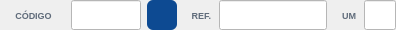
                  <widget class="QWidget" name="widget_12" native="true">
                   <property name="minimumSize">
                    <size>
                     <width>0</width>
                     <height>30</height>
                    </size>
                   </property>
                   <property name="maximumSize">
                    <size>
                     <width>16777215</width>
                     <height>30</height>
                    </size>
                   </property>
                   <property name="styleSheet">
                    <string notr="true"/>
                   </property>
                   <layout class="QHBoxLayout" name="horizontalLayout_12">
                    <property name="spacing">
                     <number>6</number>
                    </property>
                    <property name="leftMargin">
                     <number>0</number>
                    </property>
                    <property name="topMargin">
                     <number>0</number>
                    </property>
                    <property name="rightMargin">
                     <number>0</number>
                    </property>
                    <property name="bottomMargin">
                     <number>0</number>
                    </property>
                    <item>
                     <widget class="QLabel" name="label_30">
                      <property name="sizePolicy">
                       <sizepolicy hsizetype="Preferred" vsizetype="Preferred">
                        <horstretch>0</horstretch>
                        <verstretch>0</verstretch>
                       </sizepolicy>
                      </property>
                      <property name="minimumSize">
                       <size>
                        <width>65</width>
                        <height>0</height>
                       </size>
                      </property>
                      <property name="maximumSize">
                       <size>
                        <width>65</width>
                        <height>16777215</height>
                       </size>
                      </property>
                      <property name="font">
                       <font>
                        <pointsize>-1</pointsize>
                        <weight>75</weight>
                        <bold>true</bold>
                       </font>
                      </property>
                      <property name="styleSheet">
                       <string notr="true">border: none;
background: transparent;
color: #5f6b7a;
font-size: 9px;
font-weight: bold;
padding-left: 2px;</string>
                      </property>
                      <property name="text">
                       <string>CÓDIGO</string>
                      </property>
                      <property name="alignment">
                       <set>Qt::AlignCenter</set>
                      </property>
                     </widget>
                    </item>
                    <item>
                     <widget class="QLineEdit" name="line_Cod_Prod_Venda">
                      <property name="sizePolicy">
                       <sizepolicy hsizetype="Preferred" vsizetype="Preferred">
                        <horstretch>0</horstretch>
                        <verstretch>0</verstretch>
                       </sizepolicy>
                      </property>
                      <property name="minimumSize">
                       <size>
                        <width>70</width>
                        <height>0</height>
                       </size>
                      </property>
                      <property name="maximumSize">
                       <size>
                        <width>70</width>
                        <height>16777215</height>
                       </size>
                      </property>
                      <property name="font">
                       <font>
                        <pointsize>9</pointsize>
                       </font>
                      </property>
                      <property name="styleSheet">
                       <string notr="true">background-color: rgb(255, 255, 255);</string>
                      </property>
                      <property name="alignment">
                       <set>Qt::AlignCenter</set>
                      </property>
                     </widget>
                    </item>
                    <item>
                     <widget class="QPushButton" name="btn_Lupa_Prod">
                      <property name="sizePolicy">
                       <sizepolicy hsizetype="Preferred" vsizetype="Preferred">
                        <horstretch>0</horstretch>
                        <verstretch>0</verstretch>
                       </sizepolicy>
                      </property>
                      <property name="minimumSize">
                       <size>
                        <width>30</width>
                        <height>0</height>
                       </size>
                      </property>
                      <property name="maximumSize">
                       <size>
                        <width>30</width>
                        <height>16777215</height>
                       </size>
                      </property>
                      <property name="font">
                       <font>
                        <pointsize>10</pointsize>
                        <weight>75</weight>
                        <bold>true</bold>
                       </font>
                      </property>
                      <property name="cursor">
                       <cursorShape>PointingHandCursor</cursorShape>
                      </property>
                      <property name="layoutDirection">
                       <enum>Qt::LeftToRight</enum>
                      </property>
                      <property name="autoFillBackground">
                       <bool>false</bool>
                      </property>
                      <property name="styleSheet">
                       <string notr="true">QPushButton {
    background-color: #0d4a92;
    color: white;
    border: none;
    border-radius: 6px;
    padding: 0 5px;
    font-size: 10pt;
font-weight: bold;
}

QPushButton:hover {
    background-color: #1557a6;
}

QPushButton:pressed {
    background-color: #0a3b75;
}</string>
                      </property>
                      <property name="text">
                       <string/>
                      </property>
                      <property name="icon">
                       <iconset>
                        <normaloff>../arquivos/icones/lupa_branca.svg</normaloff>../arquivos/icones/lupa_branca.svg</iconset>
                      </property>
                      <property name="iconSize">
                       <size>
                        <width>25</width>
                        <height>25</height>
                       </size>
                      </property>
                      <property name="checkable">
                       <bool>false</bool>
                      </property>
                      <property name="autoDefault">
                       <bool>false</bool>
                      </property>
                      <property name="default">
                       <bool>false</bool>
                      </property>
                      <property name="flat">
                       <bool>false</bool>
                      </property>
                     </widget>
                    </item>
                    <item>
                     <widget class="QLabel" name="label_31">
                      <property name="sizePolicy">
                       <sizepolicy hsizetype="Fixed" vsizetype="Preferred">
                        <horstretch>0</horstretch>
                        <verstretch>0</verstretch>
                       </sizepolicy>
                      </property>
                      <property name="minimumSize">
                       <size>
                        <width>30</width>
                        <height>0</height>
                       </size>
                      </property>
                      <property name="maximumSize">
                       <size>
                        <width>30</width>
                        <height>16777215</height>
                       </size>
                      </property>
                      <property name="font">
                       <font>
                        <pointsize>-1</pointsize>
                        <weight>75</weight>
                        <bold>true</bold>
                       </font>
                      </property>
                      <property name="styleSheet">
                       <string notr="true">border: none;
background: transparent;
color: #5f6b7a;
font-size: 9px;
font-weight: bold;
padding-left: 2px;</string>
                      </property>
                      <property name="text">
                       <string>REF.</string>
                      </property>
                      <property name="alignment">
                       <set>Qt::AlignRight|Qt::AlignTrailing|Qt::AlignVCenter</set>
                      </property>
                     </widget>
                    </item>
                    <item>
                     <widget class="QLineEdit" name="line_Ref_Venda">
                      <property name="sizePolicy">
                       <sizepolicy hsizetype="Preferred" vsizetype="Preferred">
                        <horstretch>0</horstretch>
                        <verstretch>0</verstretch>
                       </sizepolicy>
                      </property>
                      <property name="font">
                       <font>
                        <pointsize>9</pointsize>
                       </font>
                      </property>
                      <property name="styleSheet">
                       <string notr="true">background-color: rgb(255, 255, 255);</string>
                      </property>
                      <property name="alignment">
                       <set>Qt::AlignCenter</set>
                      </property>
                      <property name="readOnly">
                       <bool>true</bool>
                      </property>
                     </widget>
                    </item>
                    <item>
                     <widget class="QLabel" name="label_35">
                      <property name="sizePolicy">
                       <sizepolicy hsizetype="Preferred" vsizetype="Preferred">
                        <horstretch>0</horstretch>
                        <verstretch>0</verstretch>
                       </sizepolicy>
                      </property>
                      <property name="minimumSize">
                       <size>
                        <width>25</width>
                        <height>0</height>
                       </size>
                      </property>
                      <property name="maximumSize">
                       <size>
                        <width>25</width>
                        <height>16777215</height>
                       </size>
                      </property>
                      <property name="font">
                       <font>
                        <pointsize>-1</pointsize>
                        <weight>75</weight>
                        <bold>true</bold>
                       </font>
                      </property>
                      <property name="styleSheet">
                       <string notr="true">border: none;
background: transparent;
color: #5f6b7a;
font-size: 9px;
font-weight: bold;
padding-left: 2px;</string>
                      </property>
                      <property name="text">
                       <string>UM</string>
                      </property>
                      <property name="alignment">
                       <set>Qt::AlignRight|Qt::AlignTrailing|Qt::AlignVCenter</set>
                      </property>
                     </widget>
                    </item>
                    <item>
                     <widget class="QLineEdit" name="line_UM_Venda">
                      <property name="sizePolicy">
                       <sizepolicy hsizetype="Preferred" vsizetype="Preferred">
                        <horstretch>0</horstretch>
                        <verstretch>0</verstretch>
                       </sizepolicy>
                      </property>
                      <property name="minimumSize">
                       <size>
                        <width>32</width>
                        <height>0</height>
                       </size>
                      </property>
                      <property name="maximumSize">
                       <size>
                        <width>32</width>
                        <height>16777215</height>
                       </size>
                      </property>
                      <property name="font">
                       <font>
                        <pointsize>9</pointsize>
                       </font>
                      </property>
                      <property name="cursor">
                       <cursorShape>IBeamCursor</cursorShape>
                      </property>
                      <property name="styleSheet">
                       <string notr="true">background-color: rgb(255, 255, 255);</string>
                      </property>
                      <property name="inputMask">
                       <string/>
                      </property>
                      <property name="text">
                       <string/>
                      </property>
                      <property name="frame">
                       <bool>true</bool>
                      </property>
                      <property name="echoMode">
                       <enum>QLineEdit::Normal</enum>
                      </property>
                      <property name="alignment">
                       <set>Qt::AlignCenter</set>
                      </property>
                      <property name="readOnly">
                       <bool>true</bool>
                      </property>
                     </widget>
                    </item>
                   </layout>
                  </widget>
